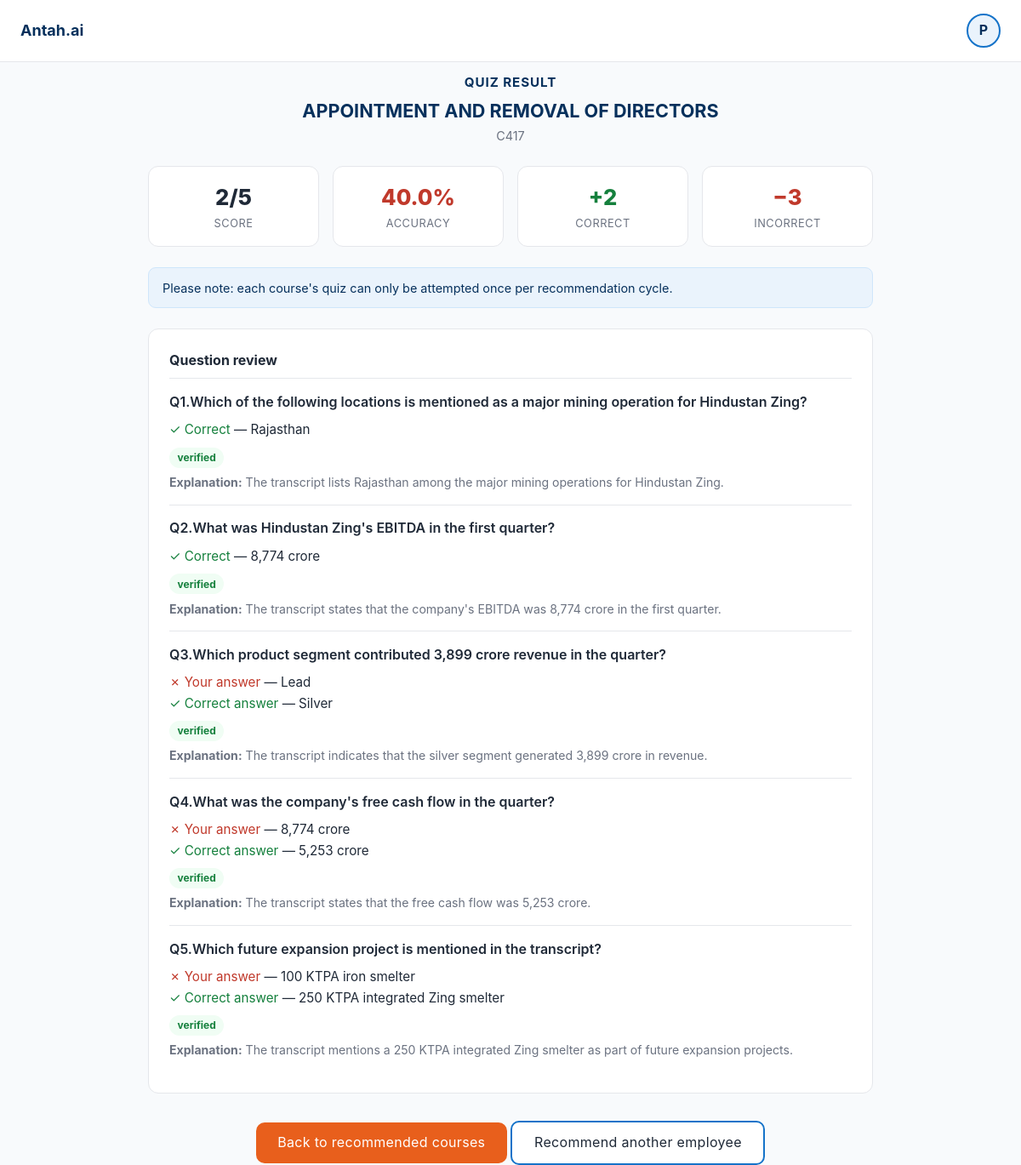
Screenshot of /quiz/7/results (signed in) with the database file from the repository.
### tables this page shows
CREATE TABLE quiz_attempts (
                id INTEGER PRIMARY KEY AUTOINCREMENT,
                user_id INTEGER NOT NULL REFERENCES users(id),
                submission_id INTEGER NOT NULL REFERENCES submissions(id),
                course_id TEXT NOT NULL,
                course_title TEXT NOT NULL,
                source_link TEXT,
                status TEXT NOT NULL DEFAULT 'generating',
                error TEXT,
                quiz TEXT,
                answers TEXT,
                score INTEGER,
                total INTEGER,
                accuracy REAL,
                created_at TEXT NOT NULL,
                finished_at TEXT
            );

### app.py (the view)
@app.route("/quiz/<int:attempt_id>/results")
@login_required
def quiz_results(attempt_id: int):
    attempt = _owned_attempt(attempt_id)
    if attempt["status"] != "graded":
        return redirect(url_for("quiz_attempt", attempt_id=attempt_id))
    review = db.graded_review(attempt_id) or {
        "score": 0, "total": 0, "accuracy": 0.0, "details": []
    }
    return render_template(
        "quiz_results.html",
        attempt=attempt,
        review=review,
        notice=settings.ONE_ATTEMPT_NOTICE,
    )

### app.py (called while the page is built)
@app.context_processor
def inject_user() -> dict:
    return {"current_user": session.get("username", "")}

def login_required(view):
    @wraps(view)
    def wrapped(*args, **kwargs):
        if "user_id" not in session:
            return redirect(url_for("login"))
        return view(*args, **kwargs)
    return wrapped

def _require_user() -> int:
    return int(session.get("user_id", 0))

def _owned_attempt(attempt_id: int) -> dict:
    attempt = db.get_attempt(attempt_id)
    if not attempt or attempt["user_id"] != _require_user():
        abort(404)
    return attempt

### db.py (called while the page is built)
def connect() -> sqlite3.Connection:
    conn = sqlite3.connect(DB_PATH)
    conn.row_factory = sqlite3.Row
    conn.execute("PRAGMA foreign_keys = ON")
    return conn

def get_attempt(attempt_id: int) -> dict | None:
    with closing(connect()) as conn:
        row = conn.execute(
            "SELECT * FROM quiz_attempts WHERE id = ?", (attempt_id,)
        ).fetchone()
    return dict(row) if row else None

def graded_review(attempt_id: int) -> dict | None:
    attempt = get_attempt(attempt_id)
    if not attempt or attempt.get("status") != "graded":
        return None
    try:
        quiz = json.loads(attempt["quiz"]) if attempt.get("quiz") else []
        answers = json.loads(attempt["answers"]) if attempt.get("answers") else {}
    except json.JSONDecodeError:
        return None
    details, score, total, accuracy = _score_answers(answers, quiz)
    return {"score": score, "total": total, "accuracy": accuracy, "details": details}

### templates/quiz_results.html (shortened to what this page needs)
{% extends 'base.html' %}
{% block content %}
<div class="center mb-1">
  <div class="section-title" style="margin:.75rem 0 .25rem;">Quiz Result</div>
  <h1 style="font-size:1.35rem; color:var(--brand-deep);">{{ attempt.course_title }}</h1>
  <p class="subtle" style="font-size:.9rem;">{{ attempt.course_id }}</p>
</div>
<div class="stats">
  <div class="stat">
    <div class="v {{ 'good' if review.score == review.total else ('bad' if review.score == 0 else '') }}">{{ review.score }}/{{ review.total }}</div>
    <div class="l">Score</div>
  </div>
  <div class="stat">
    <div class="v {{ 'good' if review.accuracy >= 60 else 'bad' }}">{{ "%.1f"|format(review.accuracy) }}%</div>
    <div class="l">Accuracy</div>
  </div>
  <div class="stat">
    <div class="v good">+{{ review.score }}</div>
    <div class="l">Correct</div>
  </div>
  <div class="stat">
    <div class="v bad">−{{ review.total - review.score }}</div>
    <div class="l">Incorrect</div>
  </div>
</div>
<div class="notice mb-3" style="font-size:.9rem;">{{ notice }}</div>
<div class="panel review" style="padding:1.5rem;">
  <h2 style="font-size:1rem; margin-bottom:.5rem;">Question review</h2>
  {% for d in review.details %}
  <div class="item">
    <p style="font-weight:600; margin-bottom:.5rem;">
      <span class="qid">Q{{ loop.index }}.</span>{{ d.question }}
    </p>
    {% if d.is_correct %}
      <p style="font-size:.95rem;"><span class="user-a ok">✓ Correct</span> — {{ d.selected_answer }}</p>
    {% else %}
      {% if d.selected_answer %}
      <p style="font-size:.95rem;"><span class="user-a">✗ Your answer</span> — {{ d.selected_answer }}</p>
      {% endif %}
      <p style="font-size:.95rem;"><span class="user-a ok">✓ Correct answer</span> — {{ d.correct_answer }}</p>
    {% endif %}
    {% set vstatus = d.verification_status or 'unverified' %}
    <p class="mt-1" style="font-size:.85rem;">
      {% if vstatus == 'verified' %}<span class="pill verified">verified</span>
      {% elif vstatus == 'flagged' %}<span class="pill flagged">flagged</span>
      {% else %}<span class="pill unverified">unverified</span>{% endif %}
    </p>
    {% if d.explanation %}
    <p class="subtle" style="font-size:.88rem; margin-top:.4rem;"><b>Explanation:</b> {{ d.explanation }}</p>
    {% endif %}
  </div>
  {% endfor %}
</div>
<div class="center mt-4 mb-4">
  <a class="btn btn-primary" href="{{ url_for('submission_results', submission_id=attempt.submission_id) }}">
    Back to recommended courses
  </a>
  <a class="btn btn-outline" href="{{ url_for('recommendation') }}">Recommend another employee</a>
</div>
{% endblock %}

### static/css/style.css (style rules this page uses)
:root { --ground: #F8FAFC; --ink: #1F2937; --ink-dim: #6B7280; --border: #E5E7EB; --card: #FFFFFF; --brand: #1573C9; --brand-deep: #06305C; --accent: #E85F1C; --accent-hover: #F2751F; --success: #15803D; --warning: #D97706; --danger: #C0392B; --red-50: #FDECEC; --blue-50: #EAF3FC; --radius: 12px; }
* { margin: 0; padding: 0; box-sizing: border-box; }
body { background: var(--ground); color: var(--ink); font: 400 16px/1.6 -apple-system, BlinkMacSystemFont, "Segoe UI", Roboto, sans-serif; -webkit-font-smoothing: antialiased; min-height: 100vh; }
a { color: var(--brand); text-decoration: none; }
.btn { display: inline-block; padding: .7rem 1.6rem; border: none; cursor: pointer; font: 600 .95rem/1 inherit; letter-spacing: .02em; text-transform: none; border-radius: 10px; transition: background .15s ease, transform .05s ease; text-decoration: none; }
.btn-primary { background: var(--accent); color: #fff; }
.btn-outline { background: #fff; color: var(--ink); border: 2px solid var(--brand); }
.panel { background: var(--card); border: 1px solid var(--border); border-radius: var(--radius); }
.subtle { color: var(--ink-dim); }
.center { text-align: center; }
.mt-1 { margin-top: .5rem; }
.mt-4 { margin-top: 2rem; }
.mb-1 { margin-bottom: .5rem; }
.mb-3 { margin-bottom: 1.5rem; }
.notice { background: var(--blue-50); border: 1px solid #cfe6fb; color: var(--brand-deep); border-radius: 9px; padding: .7rem 1rem; font-size: .875rem; }
.section-title { font-size: .95rem; font-weight: 700; text-transform: uppercase; letter-spacing: .06em; color: var(--brand-deep); margin: 1.75rem 0 .75rem; }
.stats { display: grid; grid-template-columns: repeat(auto-fit, minmax(140px, 1fr)); gap: 1rem; margin: 1.5rem 0; }
.stat { background: #fff; border: 1px solid var(--border); border-radius: var(--radius); padding: 1rem; text-align: center; }
.stat .v { font-size: 1.6rem; font-weight: 800; }
.stat .l { font-size: .8rem; color: var(--ink-dim); text-transform: uppercase; letter-spacing: .04em; }
.v.good { color: var(--success); }
.v.bad { color: var(--danger); }
.review .item { border-top: 1px solid var(--border); padding: .9rem 0; }
.review .user-a { color: var(--danger); }
.review .user-a.ok { color: var(--success); }
.pill { display: inline-block; padding: .15rem .6rem; border-radius: 999px; font-size: .75rem; font-weight: 700; }
.pill.verified { background: #f0fdf4; color: var(--success); }

### rows the page displays
quiz_attempts: course_title "APPOINTMENT AND REMOVAL OF DIRECTORS", course_id "C417"

### other values shown
{{ current_user[0]|upper }} "P"
{{ review.score }} "2"
{{ review.total }} "5"
{{ "%.1f"|format(review.accuracy) }} "40.0"
{{ review.total - review.score }} "3"
{{ notice }} "Please note: each course's quiz can only be attempted once per recommendation cycle."
{{ d.question }} "Which of the following locations is mentioned as a major mining operation for Hindustan Zing?" "What was Hindustan Zing's EBITDA in the first quarter?" "Which product segment contributed 3,899 crore revenue in the quarter?" "What was the company's free cash flow in the quarter?" "Which future expansion project is mentioned in the transcript?"
{{ d.selected_answer }} "Rajasthan" "8,774 crore"
{{ d.explanation }} "The transcript lists Rajasthan among the major mining operations for Hindustan Zing." "The transcript states that the company's EBITDA was 8,774 crore in the first quarter." "The transcript indicates that the silver segment generated 3,899 crore in revenue." "The transcript states that the free cash flow was 5,253 crore." "The transcript mentions a 250 KTPA integrated Zing smelter as part of future expansion projects."
{{ d.selected_answer }} "Lead" "8,774 crore" "100 KTPA iron smelter"
{{ d.correct_answer }} "Silver" "5,253 crore" "250 KTPA integrated Zing smelter"
